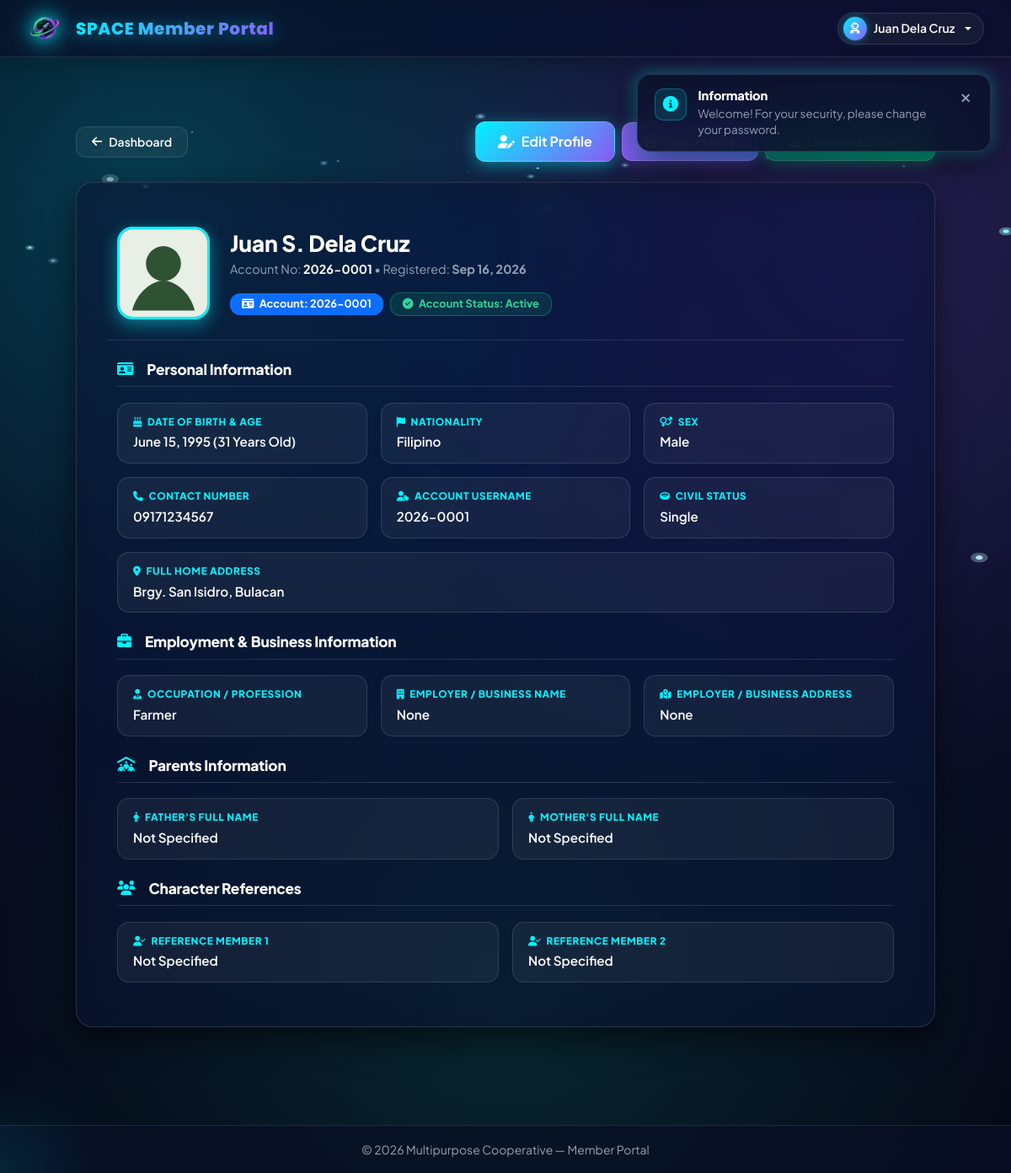
The page /member/profile.php (signed in) on the database its author committed.
### tables this page shows
CREATE TABLE member_account (
    account_id          INT AUTO_INCREMENT PRIMARY KEY,
    member_id           INT NOT NULL UNIQUE,
    username            VARCHAR(50)  NOT NULL UNIQUE,
    password            VARCHAR(255) NOT NULL,
    first_login         BOOLEAN NOT NULL DEFAULT TRUE,
    last_login          TIMESTAMP NULL,
    password_changed    BOOLEAN NOT NULL DEFAULT FALSE,
    failed_attempts     INT NOT NULL DEFAULT 0,
    locked_until        DATETIME NULL DEFAULT NULL,
    CONSTRAINT fk_account_member
        FOREIGN KEY (member_id) REFERENCES member(member_id)
        ON DELETE CASCADE ON UPDATE CASCADE
);

CREATE TABLE member (
    member_id               INT AUTO_INCREMENT PRIMARY KEY,
    account_number           VARCHAR(20)  NOT NULL UNIQUE,
    lastname                 VARCHAR(100) NOT NULL,
    firstname                VARCHAR(100) NOT NULL,
    middlename                VARCHAR(100) NULL,
    extension_name             VARCHAR(10) NULL,
    civil_status              ENUM('Single','Married','Widowed','Separated','Divorced') NULL,
    account_status            ENUM('Active','Inactive','Locked','Flagged','Deleted') NOT NULL DEFAULT 'Active',
    sex                       VARCHAR(20)  NULL,
    nationality               VARCHAR(50)  NULL,
    birthday                  DATE         NOT NULL,
    occupation                VARCHAR(100) NULL,
    employer                  VARCHAR(150) NULL,
    employer_address           VARCHAR(255) NULL,
    address                   VARCHAR(255) NOT NULL,
    contact_number             VARCHAR(20) NULL,
    passport_photo             VARCHAR(255) NULL,
    registered_by_staff_id      INT NULL,
    created_at                 TIMESTAMP NOT NULL DEFAULT CURRENT_TIMESTAMP,
    updated_at                 TIMESTAMP NOT NULL DEFAULT CURRENT_TIMESTAMP ON UPDATE CURRENT_TIMESTAMP,
    CONSTRAINT fk_member_staff
        FOREIGN KEY (registered_by_staff_id) REFERENCES staff(staff_id)
        ON DELETE SET NULL ON UPDATE CASCADE
);

### config/upload.php (called while the page is built, shortened)
<?php
function photo_url(?string $filename): string
{
    if (empty($filename) || !is_file(UPLOAD_PATH . '/' . $filename)) {
        return BASE_URL . '/assets/images/default-avatar.svg';
    }
    return UPLOAD_URL . '/' . $filename;
}

### config/functions.php (called while the page is built, shortened)
<?php
function e(?string $value): string
{
    return htmlspecialchars($value ?? '', ENT_QUOTES, 'UTF-8');
}
function calculate_age(?string $birthday): ?int
{
    try {
        $bday = new DateTime($birthday);
        $today = new DateTime('today');
        return (int) $bday->diff($today)->y;
    } catch (Exception $e) {
        return null;
    }
}

### member/profile.php (the view, shortened to what this page needs)
<?php
require_once __DIR__ . '/../config/init.php';
$memberId = current_user_id();
$stmt = $pdo->prepare(
    "SELECT m.*, ma.username AS account_username, ma.last_login
     FROM member m
     LEFT JOIN member_account ma ON ma.member_id = m.member_id
     WHERE m.member_id = ?"
);
$stmt->execute([$memberId]);
$member = $stmt->fetch();
$stmt = $pdo->prepare("SELECT * FROM parents WHERE member_id = ?");
$stmt->execute([$memberId]);
$parents = $stmt->fetch();
$stmt = $pdo->prepare("SELECT * FROM member_references WHERE member_id = ?");
$stmt->execute([$memberId]);
$references = $stmt->fetchAll();
require_once __DIR__ . '/../pages/header.php';
$memberAge = !empty($member['birthday']) ? calculate_age($member['birthday']) : null;
$fullName  = trim($member['firstname'] . ' ' . ($member['middlename'] ? $member['middlename'][0] . '. ' : '') . $member['lastname']);
$status = $member['account_status'] ?? 'Active';
?>
<div class="dashboard-wrapper" style="max-width: 1060px; margin: 20px auto 60px auto;">
    <div class="d-flex justify-content-between align-items-center mb-4 no-print flex-wrap gap-3">
        <a href="dashboard.php" class="btn btn-outline-light btn-sm d-inline-flex align-items-center gap-2" style="border-radius: 20px; padding: 7px 18px; backdrop-filter: blur(10px); background: rgba(255, 255, 255, 0.08); border-color: rgba(255,255,255,0.2);">
            <i class="fa-solid fa-arrow-left"></i> Dashboard
        </a>
        <div class="d-flex gap-2 align-items-center flex-wrap">
            <a href="update_info.php" class="btn btn-primary d-inline-flex align-items-center gap-2">
                <i class="fa-solid fa-user-pen"></i> Edit Profile
            </a>
            <button type="button" onclick="window.print()" class="btn btn-accent-purple d-inline-flex align-items-center gap-2">
            </button>
            <div class="dropdown position-relative">
                <button class="btn btn-accent-emerald dropdown-toggle d-inline-flex align-items-center gap-2" type="button" id="downloadProfileDropdownBtn" data-bs-toggle="dropdown" data-bs-offset="0,8" aria-expanded="false">
                </button>
            </div>
        </div>
    </div>
    <div class="card profile-header-card shadow-sm p-4 p-md-5 mb-5">
      <div class="card-body px-0 py-1">
        <div class="row align-items-center mb-4 pb-4" style="border-bottom: 1px solid var(--bg-card-border); row-gap: 16px;">
            <div class="col-md-auto text-center text-md-start mb-2 mb-md-0">
                <img src="<?= e(photo_url($member['passport_photo'] ?? '')) ?>" alt="Profile Photo"
                     style="width: 110px; height: 110px; object-fit: cover; border-radius: 18px; border: 3px solid var(--primary-teal); box-shadow: 0 6px 20px var(--accent-glow);">
            </div>
            <div class="col-md">
                <h2 class="mb-1" style="font-weight: 800; font-size: 1.65rem; color: var(--text-main);">
                    <?= e($fullName) ?>
                </h2>
                <p class="mb-3" style="color: var(--text-dim); font-size: 0.90rem;">Account No: <strong style="color: var(--text-main);"><?= e($member['account_number']) ?></strong> &bull; Registered: <strong><?= !empty($member['created_at']) ? date('M d, Y', strtotime($member['created_at'])) : 'Active' ?></strong></p>
                <div class="d-flex align-items-center gap-2 flex-wrap">
                    <span class="badge bg-primary" style="font-weight: 700; border-radius: 12px; padding: 6px 14px; font-size: 0.8rem;"><i class="fa-solid fa-id-card me-1"></i> Account: <?= e($member['account_number']) ?></span>
                    <span class="badge" style="background: rgba(16, 185, 129, 0.15); border: 1px solid rgba(16, 185, 129, 0.4); color: #34d399; font-weight: 700; font-size: 0.8rem; padding: 6px 14px; border-radius: 12px;"><i class="fa-solid fa-circle-check me-1"></i> Account Status: <?= e($status) ?></span>
                </div>
            </div>
        </div>
        <h5 class="profile-section-title"><i class="fa-solid fa-id-card me-2 text-cyan"></i> Personal Information</h5>
        <div class="row g-3 mb-4">
            <div class="col-md-4 col-sm-6">
                <div class="profile-info-tile">
                    <div class="profile-label"><i class="fa-solid fa-cake-candles text-cyan"></i> Date of Birth &amp; Age</div>
                    <div class="profile-value">
                        <?= e($member['birthday'] ? date('F d, Y', strtotime($member['birthday'])) . ($memberAge !== null ? ' (' . $memberAge . ' Years Old)' : '') : 'Not Specified') ?>
                    </div>
                </div>
            </div>
            <div class="col-md-4 col-sm-6">
                <div class="profile-info-tile">
                    <div class="profile-label"><i class="fa-solid fa-flag text-cyan"></i> Nationality</div>
                    <div class="profile-value"><?= e($member['nationality'] ?? 'Filipino') ?></div>
                </div>
            </div>
            <div class="col-md-4 col-sm-6">
                <div class="profile-info-tile">
                    <div class="profile-label"><i class="fa-solid fa-venus-mars text-cyan"></i> Sex</div>
                    <div class="profile-value"><?= e($member['sex'] ?: 'Not Specified') ?></div>
                </div>
            </div>
            <div class="col-md-4 col-sm-6">
                <div class="profile-info-tile">
                    <div class="profile-label"><i class="fa-solid fa-phone text-cyan"></i> Contact Number</div>
                    <div class="profile-value"><?= e($member['contact_number'] ?: 'Not Specified') ?></div>
                </div>
            </div>
            <div class="col-md-4 col-sm-6">
                <div class="profile-info-tile">
                    <div class="profile-label"><i class="fa-solid fa-user-tag text-cyan"></i> Account Username</div>
                    <div class="profile-value"><?= e($member['account_username'] ?? ($member['email'] ?? 'N/A')) ?></div>
                </div>
            </div>
            <div class="col-md-4 col-sm-6">
                <div class="profile-info-tile">
                    <div class="profile-label"><i class="fa-solid fa-ring text-cyan"></i> Civil Status</div>
                    <div class="profile-value"><?= e($member['civil_status'] ?? 'Single') ?></div>
                </div>
            </div>
            <div class="col-12">
                <div class="profile-info-tile">
                    <div class="profile-label"><i class="fa-solid fa-location-dot text-cyan"></i> Full Home Address</div>
                    <div class="profile-value"><?= e($member['address'] ?: 'Not Specified') ?></div>
                </div>
            </div>
        </div>
        <h5 class="profile-section-title"><i class="fa-solid fa-briefcase me-2 text-cyan"></i> Employment &amp; Business Information</h5>
        <div class="row g-3 mb-4">
            <div class="col-md-4 col-sm-6">
                <div class="profile-info-tile">
                    <div class="profile-label"><i class="fa-solid fa-user-tie text-cyan"></i> Occupation / Profession</div>
                    <div class="profile-value"><?= e($member['occupation'] ?: 'None') ?></div>
                </div>
            </div>
            <div class="col-md-4 col-sm-6">
                <div class="profile-info-tile">
                    <div class="profile-label"><i class="fa-solid fa-building text-cyan"></i> Employer / Business Name</div>
                    <div class="profile-value"><?= e($member['employer'] ?: 'None') ?></div>
                </div>
            </div>
            <div class="col-md-4 col-sm-12">
                <div class="profile-info-tile">
                    <div class="profile-label"><i class="fa-solid fa-map-location-dot text-cyan"></i> Employer / Business Address</div>
                    <div class="profile-value"><?= e($member['employer_address'] ?: 'None') ?></div>
                </div>
            </div>
        </div>
        <h5 class="profile-section-title"><i class="fa-solid fa-people-roof me-2 text-cyan"></i> Parents Information</h5>
        <div class="row g-3 mb-4">
            <div class="col-md-6">
                <div class="profile-info-tile">
                    <div class="profile-label"><i class="fa-solid fa-person text-cyan"></i> Father's Full Name</div>
                    <div class="profile-value"><?= !empty(trim($parents['father_name'] ?? '')) ? e($parents['father_name']) : 'Not Specified' ?></div>
                </div>
            </div>
            <div class="col-md-6">
                <div class="profile-info-tile">
                    <div class="profile-label"><i class="fa-solid fa-person-dress text-cyan"></i> Mother's Full Name</div>
                    <div class="profile-value"><?= !empty(trim($parents['mother_name'] ?? '')) ? e($parents['mother_name']) : 'Not Specified' ?></div>
                </div>
            </div>
        </div>
        <h5 class="profile-section-title"><i class="fa-solid fa-users me-2 text-cyan"></i> Character References</h5>
        <div class="row g-3">
            <?php
                $ref1Name = !empty($references[0]['reference_member_name']) ? trim($references[0]['reference_member_name']) : '';
                $ref2Name = !empty($references[1]['reference_member_name']) ? trim($references[1]['reference_member_name']) : '';
            ?>
            <div class="col-md-6">
                <div class="profile-info-tile">
                    <div class="profile-label"><i class="fa-solid fa-user-check text-cyan"></i> Reference Member 1</div>
                    <div class="profile-value"><?= !empty($ref1Name) ? e($ref1Name) : 'Not Specified' ?></div>
                </div>
            </div>
            <div class="col-md-6">
                <div class="profile-info-tile">
                    <div class="profile-label"><i class="fa-solid fa-user-check text-cyan"></i> Reference Member 2</div>
                    <div class="profile-value"><?= !empty($ref2Name) ? e($ref2Name) : 'Not Specified' ?></div>
                </div>
            </div>
        </div>
      </div>
    </div>
</div>
<?php require_once __DIR__ . '/../pages/footer.php'; ?>

### rows shown on the page
member_account: member.lastname "Juan S. Dela Cruz", member.account_number "2026-0001", member.created_at "Sep 16, 2026", member.account_status "Active", member.birthday "June 15, 1995 (31 Years Old)", member.nationality "Filipino", member.sex "Male", member.contact_number "09171234567", username "2026-0001", member.civil_status "Single", member.address "Brgy. San Isidro, Bulacan", member.occupation "Farmer", member.employer "None", member.employer_address "None"

### other values the page prints
$_SESSION['username'] "Juan Dela Cruz"
$title "Information"
$msg "Welcome! For your security, please change your password."
